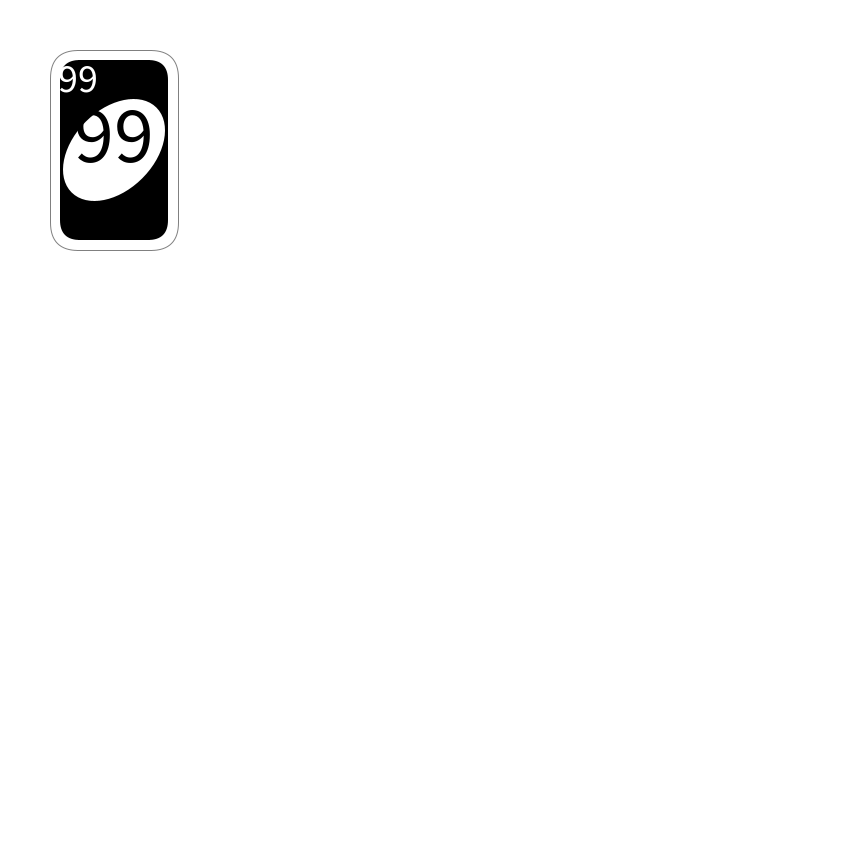
Frame 1 (no input)
Frame 60 (the mouse pressed at the canvas centre just before this capture): identical to frame 1, image omitted
Frame 120 (the mouse held since frame 60 and released just before this capture): identical to frame 1, image omitted

The Processing sketch that drew this single still picture (run headless with seeded random() and noise(); from frame 60 on, the mouse is pressed at the canvas centre):

// Processing sketch: week04_10_uno_spread_4people
// ── week04_10_uno_spread_4people.pde
void setup()
{
  size(850,850);
  myShuffle();
}

void myShuffle()
{
  for(int i=0;i<8;i++)
  {
    for(int j=0;j<11;j++)
    {
      cardN[i*11+j]=j;  //把卡片數字放到j
      cardC[i*11+j]=C[i%4];  //把卡片顏色放到C
    }
  }
  
  //洗牌
  for(int i=0;i<1000;i++)  //i<?自訂要洗幾次\
  {
   int a=int(random(88)),b=int(random(88));
   //交換數字
   int temp=cardN[a];
   cardN[a]=cardN[b];
   cardN[b]=temp;
   //交換顏色
   temp=cardC[a];
   cardC[a]=cardC[b];
   cardC[b]=temp;
  }
}

int [][]card=new int[8][11];  // 用陣列畫卡片
int []cardN=new int[88];  //  存卡片數字
int []cardC=new int[88];  //  存卡片顏色

color [] C={#FF5555,#FFAA00,#55AA55,#5555FF};  //用陣列放每一格的顏色
void draw()
{
  background(255);
  if (mousePressed && mouseButton==RIGHT)  //顯示所有牌
  {
    for(int i=0;i<8;i++)
    {
      for (int j=0;j<11;j++)
      {
        drawCard(j*32,i*50,cardC[i*11+j],cardN[i*11+j],32);
      }
    }
  }
  else drawCard(50,50,#000000,99,128);  //得到卡片
  for (int i=0;i<myCard;i++)  //呼叫drawCard顯示已經洗好的牌
  {
    if (i%4==0)  drawCard(430+40*i/4,50,cardC[i],cardN[i],128);
    if (i%4==1)  drawCard(630+40*i/4,350,cardC[i],cardN[i],128);
    if (i%4==2)  drawCard(430+40*i/4,650,cardC[i],cardN[i],128);
    if (i%4==3)  drawCard(230+40*i/4,350,cardC[i],cardN[i],128);
  }
}

int myCard=0;
void mousePressed()
{
  if (mouseButton==LEFT) 
    myCard++;  //按下左鍵拿牌
}

void drawCard(int x,int y,color c,int n,int w)  //畫卡函式
{
  float s=w/32.0;  //縮放倍率
  stroke(128);  //灰線(邊緣)
  fill(255);  //白框
  rect(x,y,32*s,50*s,7*s);  //白框範圍 7是radius圓角
  noStroke();
  fill(c); 
  rect(x+2.5*s,y+2.5*s,32*s-5*s,50*s-5*s,5*s);  //中間有底色的區塊
  
  //畫橢圓
  pushMatrix();
  fill(255);  //白色
  translate(x+16*s,y+25*s);  //調整位子
  rotate(radians(45));  //旋轉
  ellipse(0,0,20*s,30*s);  //畫橢圓
  popMatrix();
  
  //卡排左上號碼
  textSize(10*s);
  textAlign(CENTER,CENTER);
  text(n,x+7*s,y+7*s);
  
  //卡排中間號碼
  textSize(20*s);
  fill(c);  //  指定顏色避免顯示不出來
  text(n,x+16*s,y+21*s);
}
